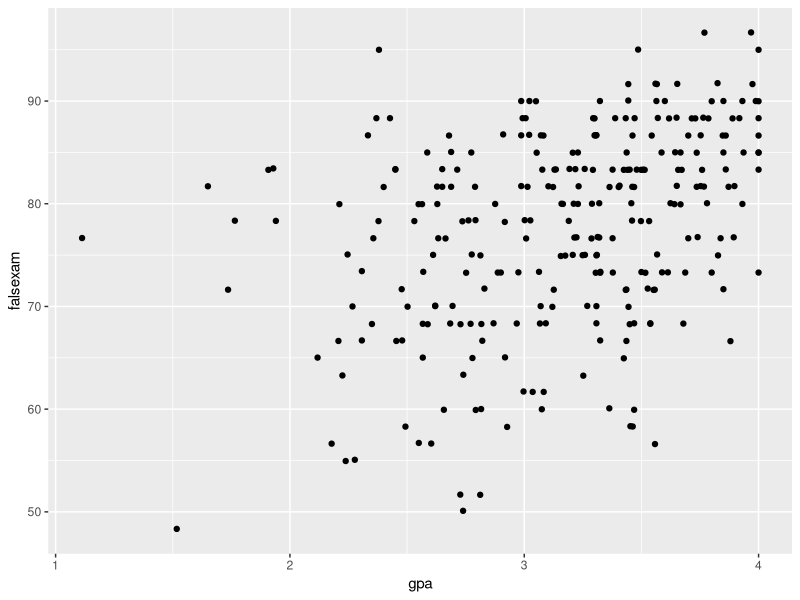

Write the R code that produced this figure.
## ---- chunk 1
library(tidyverse) 
library(haven) 
library(psych) 
setwd("/Users/gianzlupko/Desktop/5123 Linear Models/5123_Linear_Models/Online_Learning_Study")   
## ---- chunk 2
learning <- read_dta("online_assessment.dta") 
head(learning) 
## ---- chunk 3

# rename columns

learn2 <- learning %>%
  rename(course_grade = falsexam) 

# create column that stores character string identifying course type: 
learn2
learn2 <- learn2 %>%
  mutate(format_type = 
           ifelse(format_ol == 1, "online", 
                  ifelse(format_blended == 1, "hybrid", 
                         ifelse(format_ol == 0 & format_blended == 0, 
                                "traditional", "NA")))) 

## ---- chunk 4

# attrition by instructional mode: 
# note, Alpert et al. (2016) coded drop out data 
# 1 = students given permission at outset of semester but did not sign up
# 2 = students who did enroll that later dropped out
# 3 = students who completed the course 

attrition <- learn2 %>%
  group_by(enroll_count) %>%
  select(format_type, enroll_count) %>%
  table() %>%
  data.frame()

#write.csv(attrition, "attrition_by_condition.csv") 
online_attrition = (29 + 50)
online_attrition/172

# store new data with only those who completed the course 

completed_course <- learn2 %>%
  filter(enroll_count == 3) 

# check missigness of GPA (covariate): 
# for those that completed coourse, 48 GPA records missing total
completed_course %>%
  select(format_type, gpa) %>%
  group_by(format_type) %>%
  filter(is.na(gpa)) %>%
  count(format_type)


# check missingness of final grade (DV): 
# no missing grades; DV accounted for. 

completed_course %>%
  select(format_type, course_grade) %>%
  group_by(format_type)

  
  

## ---- chunk 5

# filter data set for only those that completed the course 
completed <- learning %>%
  filter(!falsexam == 0 & !is.na(gpa)) 


## ---- chunk 6

cor(completed$gpa, completed$falsexam)

lm(falsexam ~ gpa, data = completed) %>%
  summary()

ggplot(data = completed, aes(x = gpa, y = falsexam)) + geom_point() 

# test commit 
